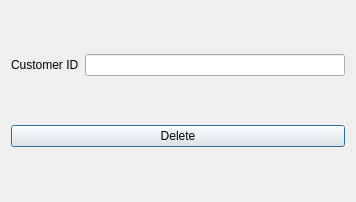
<?xml version="1.0" encoding="UTF-8"?>
<ui version="4.0">
 <class>deleteCustomer</class>
 <widget class="QDialog" name="deleteCustomer">
  <property name="geometry">
   <rect>
    <x>0</x>
    <y>0</y>
    <width>356</width>
    <height>202</height>
   </rect>
  </property>
  <property name="windowTitle">
   <string>Dialog</string>
  </property>
  <layout class="QVBoxLayout" name="verticalLayout">
   <item>
    <layout class="QHBoxLayout" name="horizontalLayout">
     <item>
      <widget class="QLabel" name="label">
       <property name="text">
        <string>Customer ID</string>
       </property>
      </widget>
     </item>
     <item>
      <widget class="QLineEdit" name="lineEdit"/>
     </item>
    </layout>
   </item>
   <item>
    <widget class="QPushButton" name="pushButton">
     <property name="text">
      <string>Delete</string>
     </property>
    </widget>
   </item>
  </layout>
 </widget>
 <resources/>
 <connections/>
</ui>
